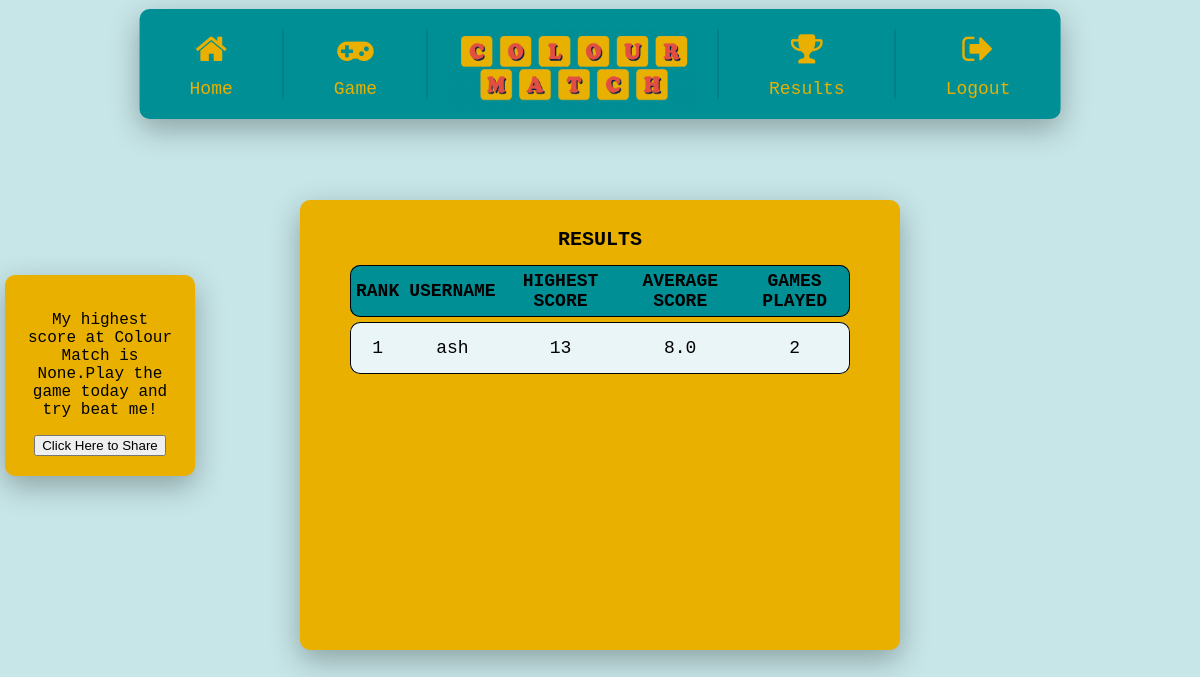
Page /score (signed in) on the earlier database version.
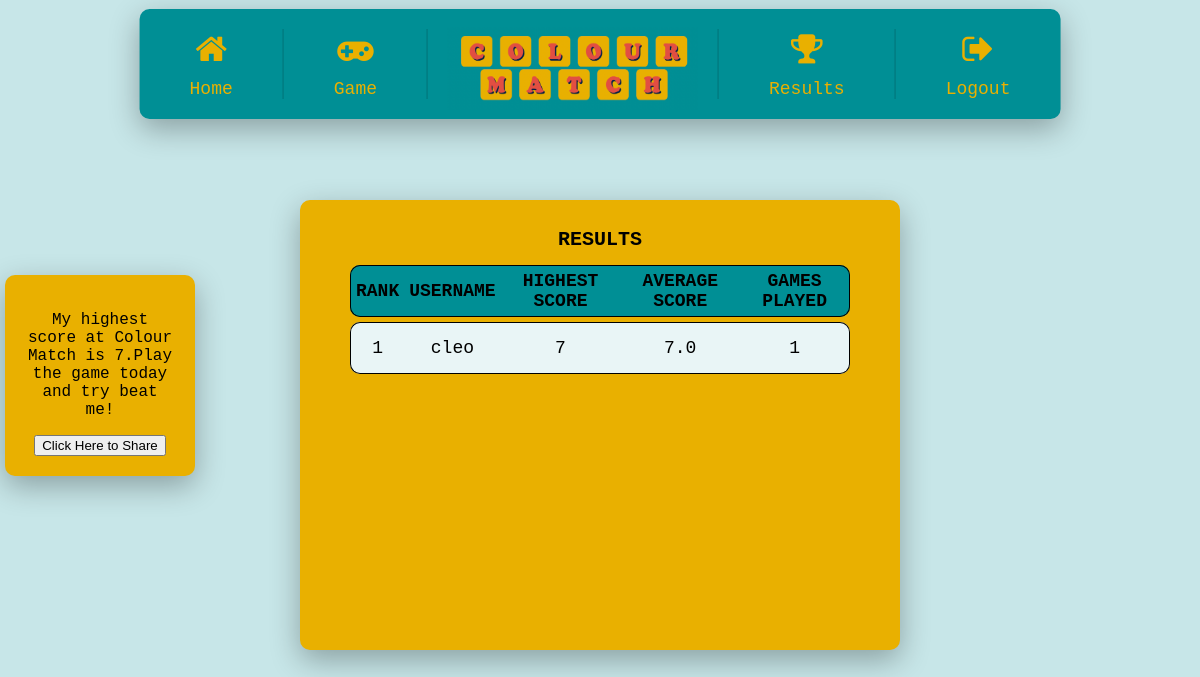
Same page on the later database version.
### app/models.py (models this page shows, shortened)
class User(UserMixin, db.Model):
    id = db.Column(db.Integer, primary_key=True)
    username = db.Column(db.String(64), index=True, unique=True)
    email = db.Column(db.String(128), index=True, unique=True)
    password_hash = db.Column(db.String(128))

### app/routes.py (the view)
@app.route('/score')
@login_required
def score():
    xx=db.session.query(User.username, func.max(Score.points), func.count(Score.user_id), func.round(func.avg(Score.points),1) ).filter(User.id==Score.user_id).group_by(Score.user_id).order_by(func.max(Score.points).desc()).limit(10).all()
    highest_score= db.session.query(func.max(Score.points)).filter(Score.user_id==current_user.id).first()
    return render_template('score.html', title='Scores', res=xx, highest_score= highest_score)

### app/models.py (called while the page is built)
@login.user_loader
def load_user(id):
    return User.query.get(int(id))

### app/templates/score.html (shortened to what this page needs)
{% extends "base.html" %}
{% block content %}
    <h1 class = 'center' id = 'resultsheader'> RESULTS </h1>
    <table id = 'rankings' class = "center" >
        <thead id = 'info_font'>
            <tr>
                <th> Rank </th>
                <th> Username</th>
                <th>Highest Score</th>
                <th>Average Score</th>
                <th> Games Played</th>
            </tr>
        </thead>
        <tbody id = 'info_font'>
            {% for i in res %}
            <tr>
                <td class="count"> </td>
                <td> {{ i[0] }}</td>
                <td> {{ i[1] }}</td>
                <td> {{ i[3] }}</td>
                <td> {{ i[2] }}</td>
            </tr>
            {% endfor %}
        </tbody>
    </table>
{% endblock %}
{%block sharing%}
<p id = 'high_sc'>
 My highest score at Colour Match is {{highest_score[0]}}.Play the game today and try beat me!
</p>
<button id="copy_btn" onclick=copyTextFunc()>Click Here to Share</button>
{% endblock %}

### app/templates/base.html (shortened to what this page needs)
<!doctype html>
    <head>
        <link rel="stylesheet" type="text/css" href="{{ url_for('static',filename='styles/base.css') }}">
        <link rel="stylesheet" type="text/css" href="{{ url_for('static',filename='styles/game.css') }}">
        <link rel="stylesheet" type="text/css" href="https://stackpath.bootstrapcdn.com/font-awesome/4.7.0/css/font-awesome.min.css">
    </head>
    <body>
        <ul>
            <li>
                <a href="{{ url_for('index') }}">
                    <div class="icon">
                        <i class="fa fa-home" aria-hidden="true"></i>
                    </div>
                    <div class="name"><span data-text="Home">Home</span></div>
                </a>
            </li>
            <li>
                <a href="{{ url_for('play') }}">
                    <div class="icon">
                        <i class="fa fa-gamepad" aria-hidden="true"></i>
                    </div>
                    <div class="name"><span data-text="Game">Game</span></div>
                </a>
            </li>
            <li>
                <a class="navbar-brand" href="/">
                    <div class="logo-image">
                          <img src="{{url_for('static',filename='/img/logo1.png')}}" class="img-fluid" width = '250' height="83">
                    </div>
                </a>
            </li>
            <li>
                <a href="{{ url_for('score') }}">
                    <div class="icon">
                        <i class="fa fa-trophy" aria-hidden="true"></i>
                    </div>
                    <div class="name"><span data-text="Results">Results</span></div>
                </a>
            </li>
            {% if current_user.is_anonymous %}
            <li>
                <a href="{{ url_for('login') }}">
                    <div class="icon">
                        <i class="fa fa-sign-in" aria-hidden="true"></i>
                        <i class="fa fa-sign-in" aria-hidden="true"></i>
                    </div>
                    <div class="name"><span data-text="Login">Login</span></div>
                </a>
            </li>
            {% else %}
            <li>
                <a href="{{ url_for('logout') }}">
                    <div class="icon">
                        <i class="fa fa-sign-out" aria-hidden="true"></i>
                    </div>
                    <div class="name"><span data-text="Logout">Logout</span></div>
                </a>
            </li>
            {% endif %}
        </ul>
        <div id = 'middlebox' class = 'center'>  {% block content %}{% endblock %} </div>
        <div id = "sharing" class= 'center'> {% block sharing %}{% endblock %} </div>
    </body>
</html>

### app/static/styles/base.css (style rules this page uses)
body { margin: 0; padding: 0; font-family: "Lucida Console", monospace; background: #C7E6E8; }
ul { position:absolute; top: 8%; left: 50%; transform: translate(-50%,-50%); margin: 0; padding: 20px 0; background: #008f95; display: flex; border-radius: 10px; box-shadow: 0 10px 30px rgba(0,0,0,.3); }
ul li { list-style: none; text-align: center; display: block; border-right: 1px solid rgba(0,0,0,0.2); }
ul li:last-child { border-right: none; }
ul li a { text-decoration: none; padding: 0 50px; display: block; }
ul li a .icon { width: 40px; height: 40px; text-align: center; overflow: hidden; margin: 0 auto 10px; }
ul li a .icon .fa { width: 100%; height: 100%; line-height: 40px; font-size: 34px; transition: 0.5s; color: #e9b000; }
ul li a .name { position: relative; height: 20px; width: 100%; display: block; overflow: hidden; }
ul li a .name span { display: block; position: relative; color: #e9b000; font-size: 18px; line-height: 20px; transition: 0.5s; }
ul li a .name span:before { content: attr(data-text); position: absolute; top: -100%; width: 100%; left: 0; height: 1005; color: #C7E6E8; }
.logo-image { width: 100px; height: 70px; margin-left: -30px; margin-right: 120px; margin-top: -2px; }
.center { text-align: center; }
#middlebox { width: 500px; max-height: 700px; background-color: #e9b000; padding: 50px; margin: auto; position: relative; bottom: -200px; align-content: center; border-radius: 10px; justify-content: center; box-shadow: 0 10px 30px rgba(0,0,0,.3); overflow:scroll; }
#sharing { background-color: #e9b000; box-shadow: 0 10px 30px rgba(0,0,0,.3); border-radius: 10px; width: 150px; position: relative; bottom: 175px; left: 5px; padding: 20px; }
#info_font { font-family: "Lucida Console", monospace; font-size: 18px; }
table { position:relative; top:-40px; border-collapse: separate; border-spacing: 0 5px; text-align: center; counter-reset: section; height:300px; display:block; }
.count:before { counter-increment: section; content: counter(section); }
thead { background-color: #008f95; color: black; font-size: 0.875rem; text-transform: uppercase; letter-spacing: 2%; }
h1.center { text-align: center; }
#resultsheader { position:relative; top:-35px; font-family: "Lucida Console", monospace; font-size: 20px; }
th,td { border: solid 1px #000; border-style: solid none; padding: 5px; height: 40px }
td:first-child { border-left-style: solid; border-top-left-radius: 10px; border-bottom-left-radius: 10px; }
td:last-child { border-right-style: solid; border-bottom-right-radius: 10px; border-top-right-radius: 10px; }
th:first-child { border-left-style: solid; border-top-left-radius: 10px; border-bottom-left-radius: 10px; }
th:last-child { border-right-style: solid; border-bottom-right-radius: 10px; border-top-right-radius: 10px; }
tbody tr:nth-child(odd) { background-color: #E9F5F6; }

Differences in the rows shown:
removed User: username "ash", i "13", i "8.0", i "2"
now on this page (row edited): User: username "cleo", i "7", i "7.0", id "1"
Other differences:
{{ highest_score[0] }}: "None" → "7"
